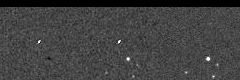
#> input picture dataset/negative/2026-01-20-BOGUS_MANUAL_NGC 473.fts6_cand1_S9.9.png, 240 x 80 px
$ python -i image_processor.py   (imports and definitions only)
#> lines starting #> are read from the running program, lines starting #| are printed output that depends on the picture
"""图像处理模块

职责:
- 直方图/屏幕拉伸 (仅显示，不保存)
- 反色 (仅显示)
- 去噪点
- 伪平场
"""

from __future__ import annotations

from typing import Optional, Tuple

import numpy as np


# [54 lines left out: functions histogram_stretch, invert, not called in this run]


def denoise(
    data: np.ndarray,
    method: str = "median",
    kernel_size: int = 3,
) -> np.ndarray:
    """去噪点

    Args:
        data: 原始像素数据
        method: 去噪方法 ("median", "gaussian", "bilateral")
        kernel_size: 滤波核大小

    Returns:
        去噪后的数据
    """
    import cv2

    if method == "median":
        if data.dtype != np.uint8 and data.dtype != np.uint16:
            # OpenCV median filter 需要特定类型
            data_work = data.astype(np.float32)
            result = cv2.medianBlur(data_work, kernel_size)
            return result.astype(data.dtype)
        return cv2.medianBlur(data, kernel_size)
    elif method == "gaussian":
        return cv2.GaussianBlur(data, (kernel_size, kernel_size), 0)
    elif method == "bilateral":
        data_f = data.astype(np.float32)
        return cv2.bilateralFilter(data_f, kernel_size, 75, 75).astype(data.dtype)
    else:
        raise ValueError(f"不支持的去噪方法: {method}")


# [48 lines left out: functions pseudo_flat_field, compute_statistics, not called in this run]

>>> import cv2
>>> picture = cv2.imread('../../../../dataset/negative/2026-01-20-BOGUS_MANUAL_NGC 473.fts6_cand1_S9.9.png')
#> picture is the input picture: shape (80, 240, 3); min 0, max 255, mean 65.2
>>> result = denoise(picture)
#> in denoise, `return cv2.medianBlur(data, kernel_size)`:
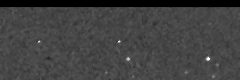
#> returned value: shape (80, 240, 3); min 0, max 254, mean 65

$ run again, on dataset/negative/20260121_BOGUS_IC 1525.fts3_cand24_S2.7.png
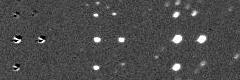
#> input picture dataset/negative/20260121_BOGUS_IC 1525.fts3_cand24_S2.7.png, 240 x 80 px
#> picture is the input picture: shape (80, 240, 3); min 0, max 255, mean 75.1
#> in denoise, `return cv2.medianBlur(data, kernel_size)`:
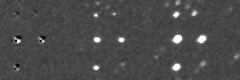
#> returned value: shape (80, 240, 3); min 0, max 255, mean 74.8
